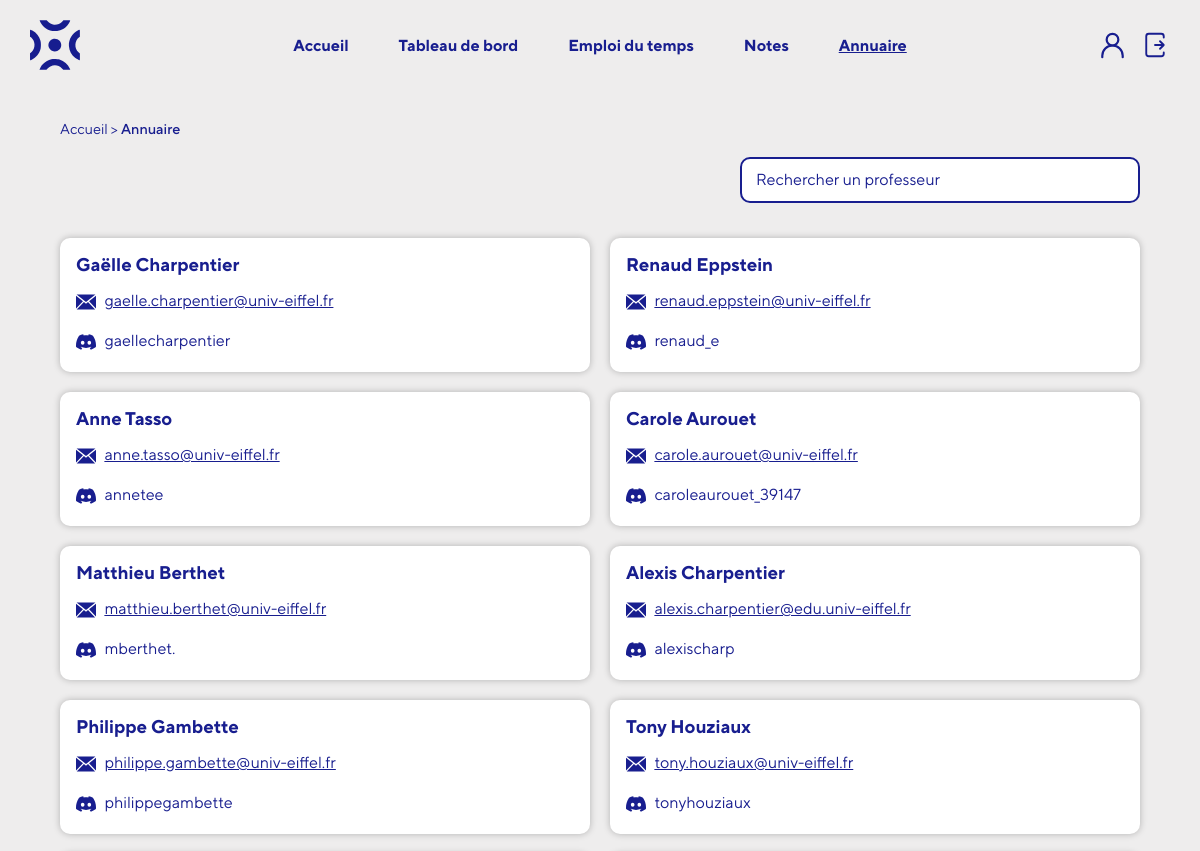
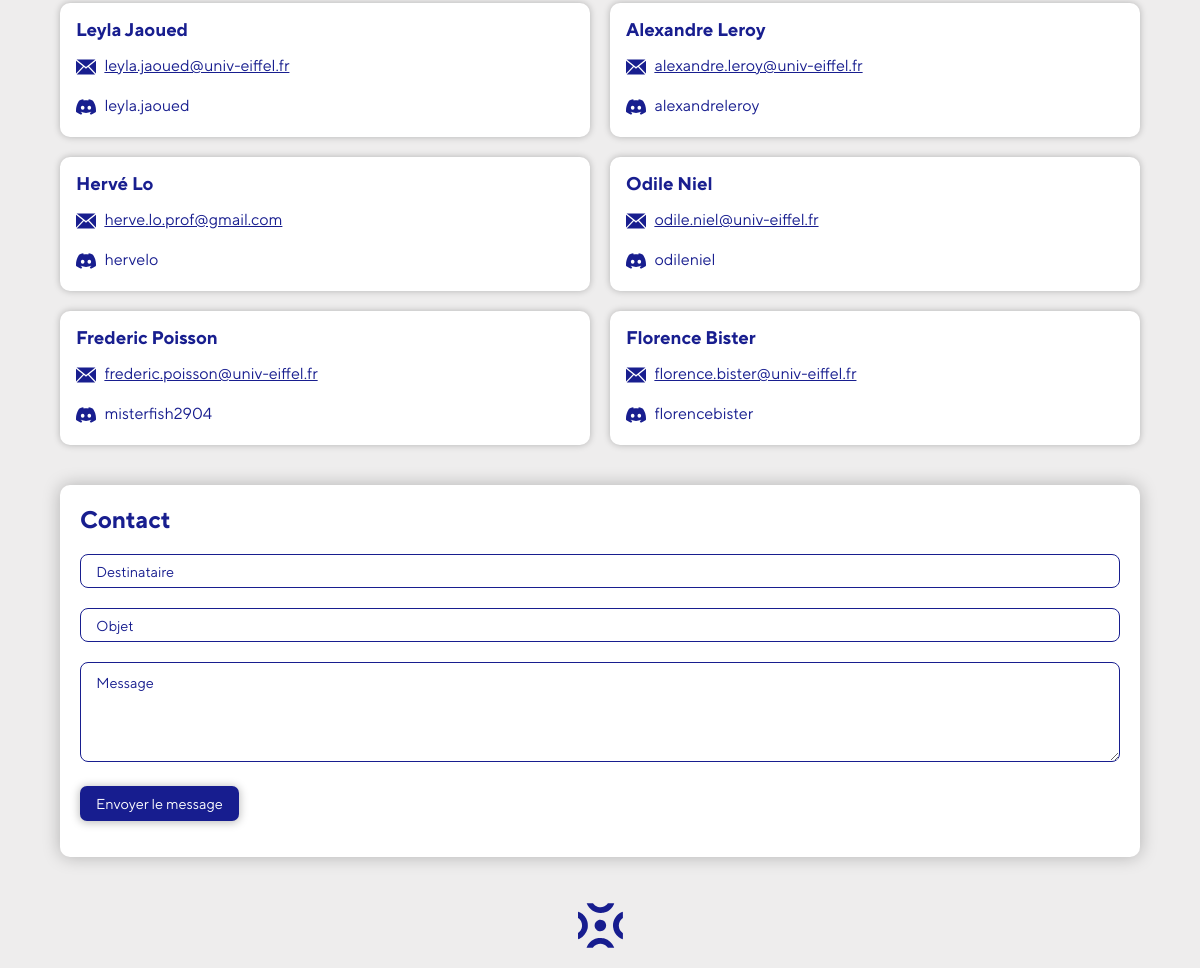
/?action=directory (signed in), run on the app's committed database (2 pictures, top to bottom).
### tables this page shows
CREATE TABLE `utilisateurs` (
  `id` int NOT NULL,
  `nom` varchar(70) NOT NULL,
  `prenom` varchar(70) NOT NULL,
  `login` varchar(70) NOT NULL,
  `password` varchar(100) NOT NULL,
  `email` varchar(100) NOT NULL,
  `discord` varchar(120) DEFAULT NULL,
  `role` enum('etudiant','professeur') NOT NULL,
  `formation` enum('BUT MMI 1','BUT MMI 2','BUT MMI 3') DEFAULT NULL,
  `parcours` enum('Développement Web et Dispositifs Interactifs','Création Numérique') DEFAULT NULL
);

### app/model/model.php (called while the page is built, shortened)
<?php
function dbConnect()
{
    return require 'app/config/dbconnect.php';
}
function getTeachers()
{
    try {
        $db = dbConnect();
        $query = "
            SELECT
            id,
            nom,
            prenom,
            email,
            discord
            FROM utilisateurs
            WHERE role = 'professeur'
            ";
        $stmt = $db->prepare($query);
        $stmt->execute();
        $teachers = $stmt->fetchAll(PDO::FETCH_ASSOC);
        return $teachers;
    } catch (PDOException $e) {
        die("Erreur : " . $e->getMessage());
    }
}

### app/view/directory.php (the view, shortened to what this page needs)
<div class="directory-page">
    <div class="breadcrumb">
        <a href="?action=home">Accueil</a> > <span>Annuaire</span>
    </div>
    <div class="search-teachers">
        <div class="form-group">
            <input type="text" class="search-bar" id="searchInput" placeholder="Rechercher" />
            <label for="searchInput">Rechercher un professeur</label><br>
        </div>
    </div>
    <div class="teachers">
        <?php foreach ($teachers as $teacher): ?>
            <div class="teacher">
                <h2><?= htmlspecialchars($teacher['prenom']) ?> <?= htmlspecialchars($teacher['nom']) ?></h2>
                <p><img src="public/img/mail.svg" alt=""> <a href="mailto:<?= htmlspecialchars($teacher['email']) ?>"> <?= htmlspecialchars($teacher['email']) ?></a></p>
                <p><img src="public/img/discord.svg" alt=""> <span><?= htmlspecialchars($teacher['discord']) ?></span></p>
            </div>
        <?php endforeach; ?>
    </div>
    <div class="directory-form">
        <form action="">
            <h2>Contact</h2>
            <div class="form-group">
                <input type="text" name="recipient" id="recipient" placeholder="Destinataire" />
                <label for="recipient">Destinataire</label><br>
            </div>
            <div class="form-group">
                <input type="text" name="subject" id="subject" placeholder="Objet" />
                <label for="subject">Objet</label><br>
            </div>
            <div class="form-group">
                <textarea name="message" id="message" placeholder="Message"></textarea>
                <label for="message">Message</label><br>
            </div>
            <input type="submit" name="submit" value="Envoyer le message" class="submit-btn">
        </form>
    </div>
</div>

### public/styles/style.css (style rules this page uses)
*, *::after, *::before { box-sizing: border-box; }
* { -webkit-font-smoothing: antialiased; font-synthesis: none; text-rendering: optimizeLegibility; }
html, body { overflow-x: hidden; }
body { font-family: 'TT Norms Pro', sans-serif; margin: 0; padding: 0; background-color: #EEEDED; color: #181E8F; }
h1, h2, h3, h4, h5, h6 { font-family: 'TT Norms Pro', sans-serif; margin: 0; }

### data on the page
utilisateurs: prenom "Gaëlle", nom "Charpentier", email "gaelle.charpentier@univ-eiffel.fr", discord "gaellecharpentier"
utilisateurs: prenom "Renaud", nom "Eppstein", email "renaud.eppstein@univ-eiffel.fr", discord "renaud_e"
utilisateurs: prenom "Anne", nom "Tasso", email "anne.tasso@univ-eiffel.fr", discord "annetee"
utilisateurs: prenom "Carole", nom "Aurouet", email "carole.aurouet@univ-eiffel.fr", discord "caroleaurouet_39147"
utilisateurs: prenom "Matthieu", nom "Berthet", email "matthieu.berthet@univ-eiffel.fr", discord "mberthet."
utilisateurs: prenom "Alexis", nom "Charpentier", email "alexis.charpentier@edu.univ-eiffel.fr", discord "alexischarp"
utilisateurs: prenom "Philippe", nom "Gambette", email "philippe.gambette@univ-eiffel.fr", discord "philippegambette"
utilisateurs: prenom "Tony", nom "Houziaux", email "tony.houziaux@univ-eiffel.fr", discord "tonyhouziaux"
utilisateurs: prenom "Leyla", nom "Jaoued", email "leyla.jaoued@univ-eiffel.fr", discord "leyla.jaoued"
utilisateurs: prenom "Alexandre", nom "Leroy", email "alexandre.leroy@univ-eiffel.fr", discord "alexandreleroy"
utilisateurs: prenom "Hervé", nom "Lo", email "herve.lo.prof@gmail.com", discord "hervelo"
utilisateurs: prenom "Odile", nom "Niel", email "odile.niel@univ-eiffel.fr", discord "odileniel"
utilisateurs: prenom "Frederic", nom "Poisson", email "frederic.poisson@univ-eiffel.fr", discord "misterfish2904"
utilisateurs: prenom "Florence", nom "Bister", email "florence.bister@univ-eiffel.fr", discord "florencebister"
